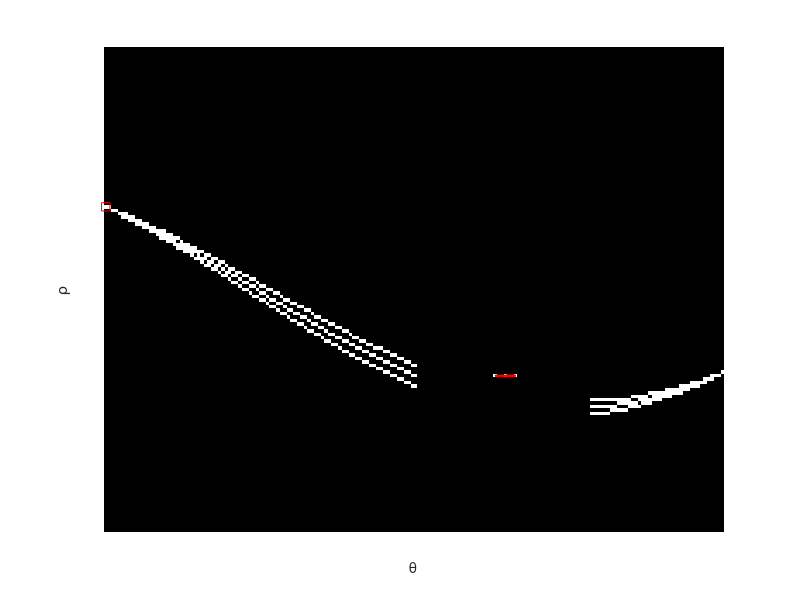

MATLAB code for this plot:
black_img = zeros(50, 50);
black_img(25,25) = 255;
imshow(black_img);

[H,T,R] = hough(black_img);
 
imshow(imadjust(rescale(H)),'XData',T,'YData',R,...
      'InitialMagnification', 'fit');
title('Hough transform of gantrycrane.png');
xlabel('\theta'), ylabel('\rho');
close
black_img = zeros(50, 50);
black_img(25,25) = 255;
black_img(9,37) = 255;
black_img(34, 43) = 255;
imshow(black_img);

[H,T,R] = hough(black_img);

imshow(imadjust(rescale(H)),'XData',T,'YData',R,...
      'InitialMagnification', 'fit');
title('Hough transform of gantrycrane.png');
xlabel('\theta'), ylabel('\rho');
close

black_img = zeros(50, 50);
black_img(25,23) = 255;
black_img(25,26) = 255;
black_img(25, 29) = 255;
imshow(black_img);

[H,T,R] = hough(black_img);

imshow(imadjust(rescale(H)),'XData',T,'YData',R,...
      'InitialMagnification', 'fit');
title('Hough transform of gantrycrane.png');
xlabel('\theta'), ylabel('\rho');
close

peaks = houghpeaks(H, 100);
max_peak = peaks(1,:);

imshow(H,[],'XData',T,'YData',R,'InitialMagnification','fit');
xlabel('\theta'), ylabel('\rho');
axis on, axis normal, hold on; 
plot(T(max_peak(2)),R(max_peak(1)),'s','color','red');
close

lines = houghlines(black_img,T,R,peaks, 'FillGap',3,'MinLength',1);
imshow(black_img), hold on
max_len = 0;
lines

for k = 1:length(lines)
   xy = [lines(k).point1; lines(k).point2];
   xy
   plot(xy(:,1),xy(:,2),'LineWidth',1,'Color','red');
end

